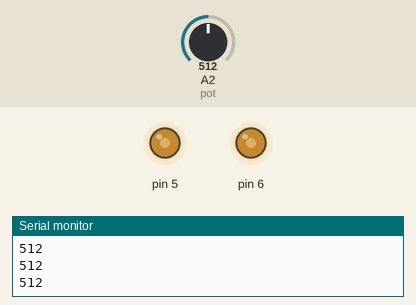
This sketch was run on a simulated Arduino Uno, built with avr-gcc and run on an emulated ATmega328P. Parts: output pins drawn as LEDs (lit = HIGH), the last lines printed to the serial monitor. The test bench sets the inputs (shaded band); at power-on: A2 (pot) = 512.

Above: at 1.2 s.
1.3 s: A2 (pot) set to 716
At 1.8 s:
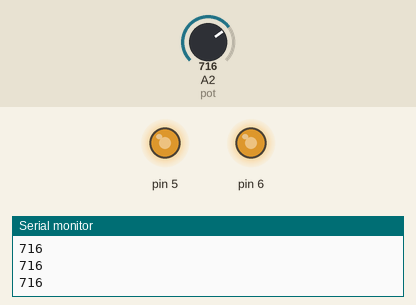
2.8 s: A2 (pot) set to 900
At 3.1 s:
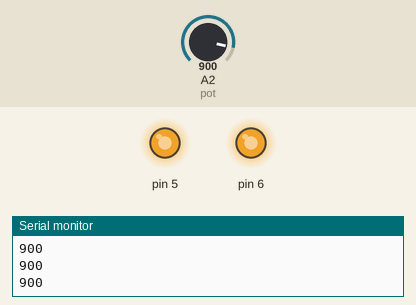
4.3 s: A2 (pot) set to 122
At 5.3 s:
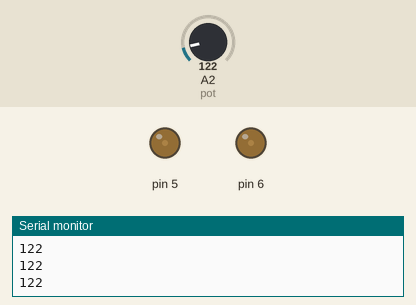
5.8 s: A2 (pot) set to 0
At 6.5 s:
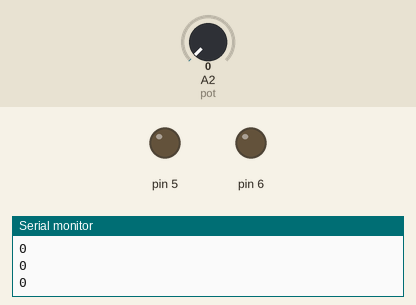
7.3 s: A2 (pot) set to 511
At 7.6 s:
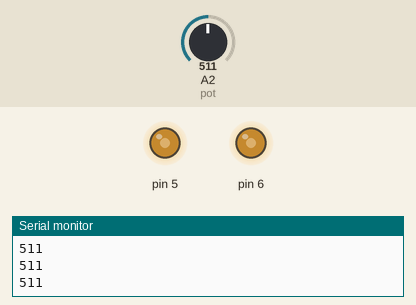
Timing chart, 0 to 9.8 s (numbered marks = the images above; inputs shaded):
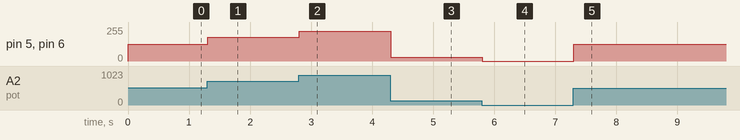

The sketch:

potenc.ino
```cpp
int pot = A2;
int x = 0;
int y = 0;


void setup() {
  pinMode(pot, INPUT);
  Serial.begin(9600);
}

void loop() {

  x = analogRead(pot);
  Serial.println(x);

  y = map(x, 0, 1024, 0, 255);
  analogWrite(6, y);
  analogWrite(5, y);
}
```

Measured:
- after the input at 1.3 s, pin 5, pin 6: 127/255 → 178/255 at once
- after the input at 2.8 s, pin 5, pin 6: 178/255 → 224/255 at once
- after the input at 4.3 s, pin 5, pin 6: 224/255 → 30/255 at once
- after the input at 5.8 s, pin 5, pin 6: 30/255 → 0/255 at once
- after the input at 7.3 s, pin 5, pin 6: 0/255 → 127/255 at once
